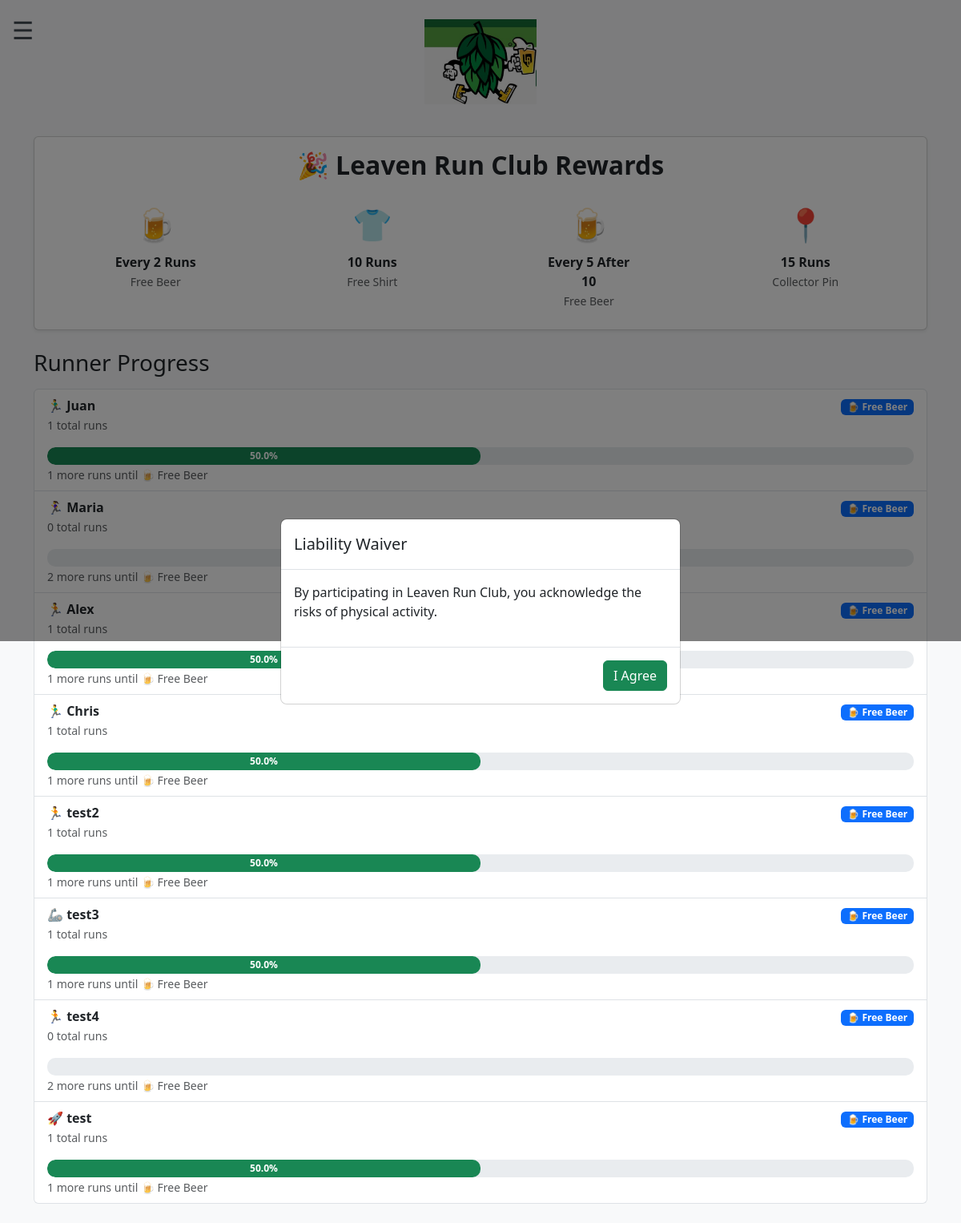
Page /rewards on the committed database.
### models.py (models this page shows)
class Runner(db.Model):
    id = db.Column(db.Integer, primary_key=True)
    name = db.Column(db.String(120), nullable=False)
    phone = db.Column(db.String(20))
    referral = db.Column(db.String(50))
    emoji = db.Column(db.String(10))
    shoe_brand = db.Column(db.String(50))
    waiver_signed = db.Column(db.Boolean, default=False)

### app.py (the view)
@app.route("/rewards")
def rewards():
    runners = Runner.query.all()
    attendance = Attendance.query.all()
    return render_template("rewards.html", runners=runners, attendance=attendance)

### templates/rewards.html (shortened to what this page needs)
{% extends "base.html" %}
{% block content %}
<div class="card shadow-sm mb-4">
    <div class="card-body text-center">
        <h2 class="fw-bold mb-3">🎉 Leaven Run Club Rewards</h2>
        <div class="d-flex justify-content-around flex-wrap">
            <div class="reward-box text-center m-2">
                <div class="reward-icon">🍺</div>
                <div class="reward-label">Every 2 Runs</div>
                <small class="text-muted">Free Beer</small>
            </div>
            <div class="reward-box text-center m-2">
                <div class="reward-icon">👕</div>
                <div class="reward-label">10 Runs</div>
                <small class="text-muted">Free Shirt</small>
            </div>
            <div class="reward-box text-center m-2">
                <div class="reward-icon">🍺</div>
                <div class="reward-label">Every 5 After 10</div>
                <small class="text-muted">Free Beer</small>
            </div>
            <div class="reward-box text-center m-2">
                <div class="reward-icon">📍</div>
                <div class="reward-label">15 Runs</div>
                <small class="text-muted">Collector Pin</small>
            </div>
        </div>
    </div>
</div>
<h3 class="mb-3">Runner Progress</h3>
<ul class="list-group">
{% for r in runners %}
    {% set total = (attendance | selectattr("runner_id", "equalto", r.id) | list | length) %}
    {% if total < 10 %}
        {% set next_reward_runs = 2 - (total % 2) if total % 2 != 0 else 2 %}
        {% set next_reward = "🍺 Free Beer" %}
        {% set target = total + next_reward_runs %}
    {% elif total == 10 %}
        {% set next_reward_runs = 0 %}
        {% set next_reward = "👕 Free Shirt" %}
        {% set target = 10 %}
    {% elif total == 15 %}
        {% set next_reward_runs = 0 %}
        {% set next_reward = "📍 Collector Pin" %}
        {% set target = 15 %}
    {% else %}
        {% set next_reward_runs = 5 - ((total - 10) % 5) if (total - 10) % 5 != 0 else 5 %}
        {% set next_reward = "🍺 Free Beer" %}
        {% set target = total + next_reward_runs %}
    {% endif %}
    {% if next_reward_runs == 0 %}
        {% set progress = 100 %}
    {% else %}
        {% set progress = ((total / target) * 100) | round(0, 'floor') %}
    {% endif %}
    <li class="list-group-item">
        <div class="d-flex justify-content-between">
            <div>
                {{ r.emoji }} <strong>{{ r.name }}</strong><br>
                <small class="text-muted">{{ total }} total runs</small>
            </div>
            <div class="text-end">
                <span class="badge bg-primary">{{ next_reward }}</span>
            </div>
        </div>
        <div class="progress mt-3" style="height: 22px;">
            <div class="progress-bar bg-success fw-bold"
                 role="progressbar"
                 style="width: {{ progress }}%;">
                {{ progress }}%
            </div>
        </div>
        <small class="text-muted">
            {% if next_reward_runs == 0 %}
                Reward earned!
            {% else %}
                {{ next_reward_runs }} more runs until {{ next_reward }}
            {% endif %}
        </small>
    </li>
{% endfor %}
</ul>
{% endblock %}

### templates/rewards.html (style rules this page uses)
.reward-box { width: 120px; }
.reward-icon { font-size: 2.5rem; }
.reward-label { font-weight: bold; margin-top: 5px; }
.progress { background-color: #e9ecef; border-radius: 10px; }
.progress-bar { border-radius: 10px; }

### rows in the picture
Runner: emoji "🏃‍♂️", name "Juan", total "1", next_reward "🍺 Free Beer", progress "50.0", next_reward_runs "1"
Runner: emoji "🏃‍♀️", name "Maria", total "0", next_reward "🍺 Free Beer", id "2"
Runner: emoji "🏃", name "Alex", waiver_signed "1", next_reward "🍺 Free Beer", progress "50.0"
Runner: emoji "🏃‍♂️", name "Chris", waiver_signed "1", next_reward "🍺 Free Beer", progress "50.0"
Runner: emoji "🏃", name "test2", waiver_signed "1", next_reward "🍺 Free Beer", progress "50.0"
Runner: emoji "🦾", name "test3", waiver_signed "1", next_reward "🍺 Free Beer", progress "50.0"
Runner: emoji "🏃", name "test4", total "0", next_reward "🍺 Free Beer", next_reward_runs "2"
Runner: emoji "🚀", name "test", waiver_signed "1", next_reward "🍺 Free Beer", progress "50.0"
